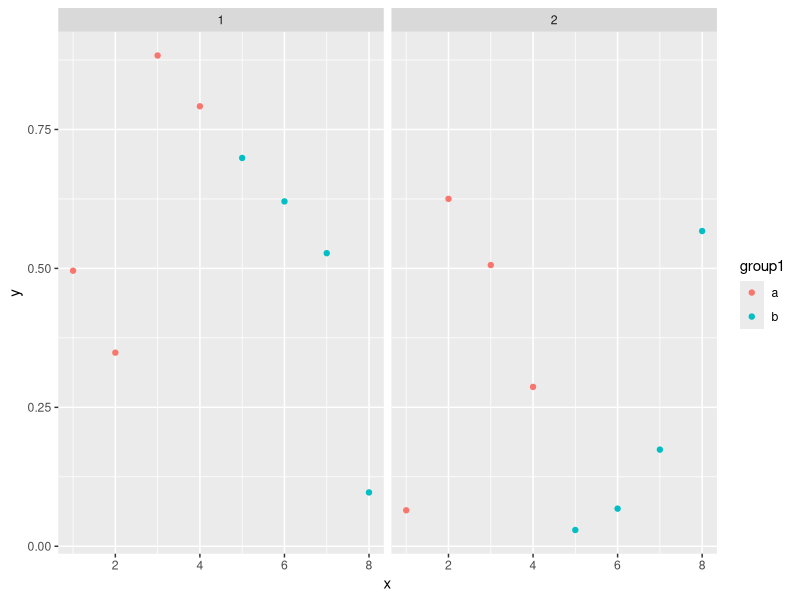
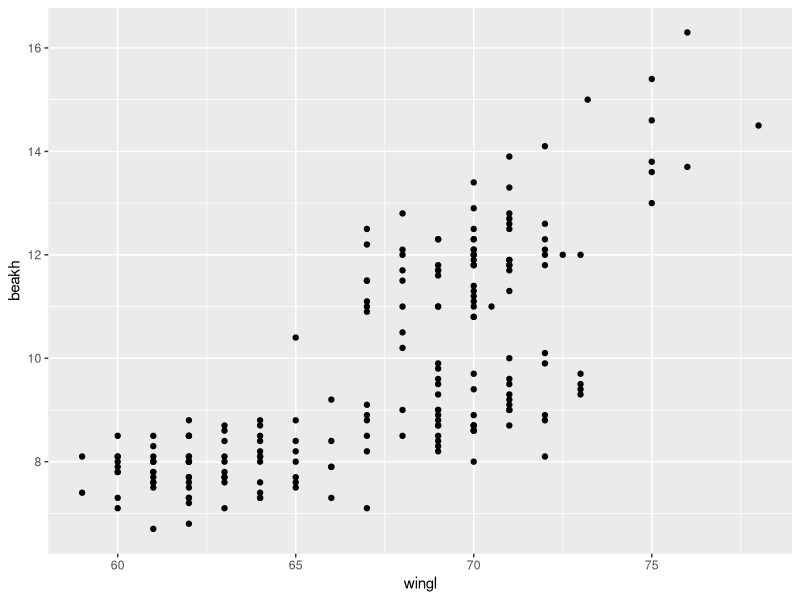
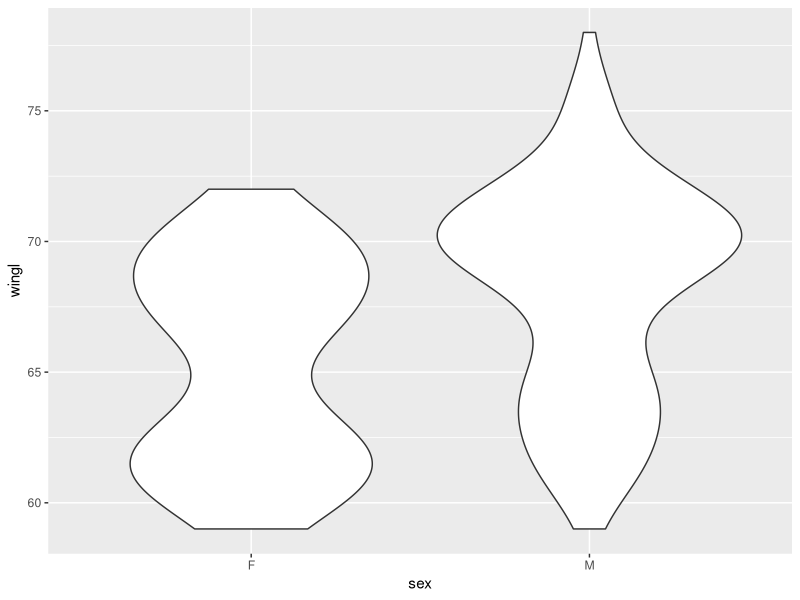
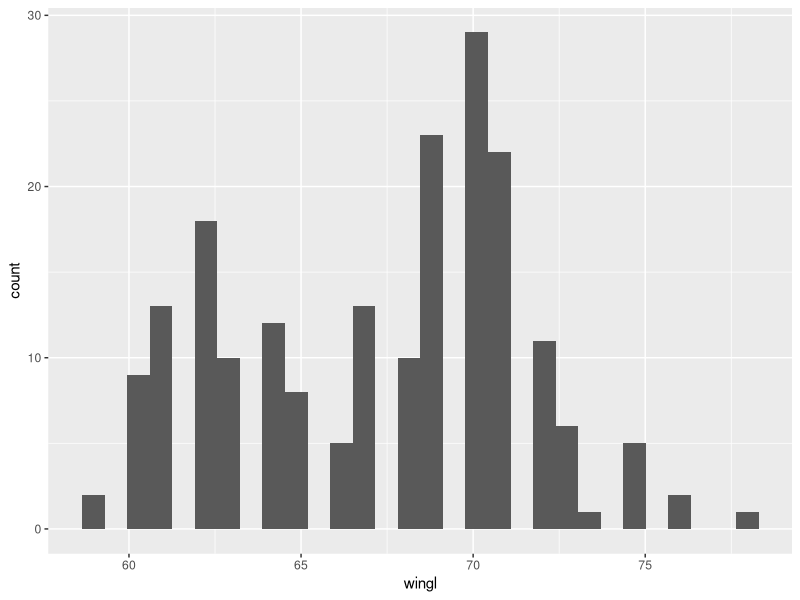
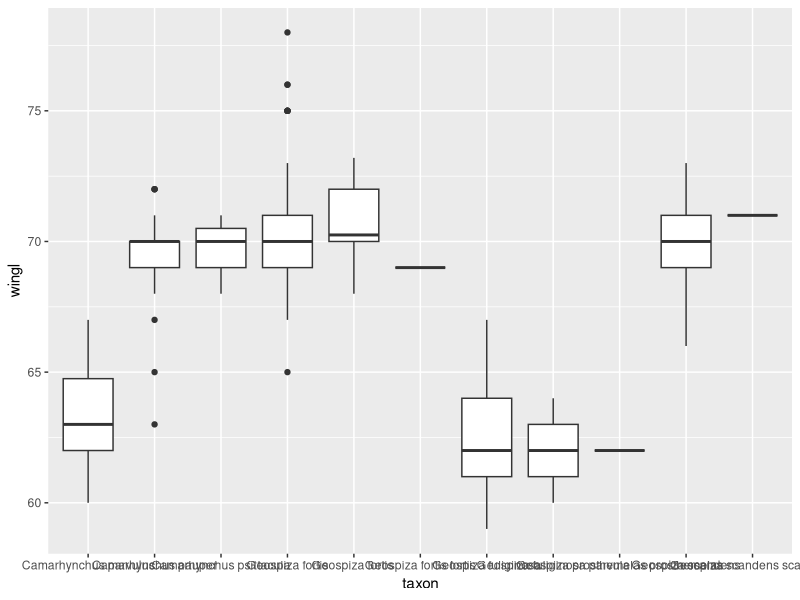
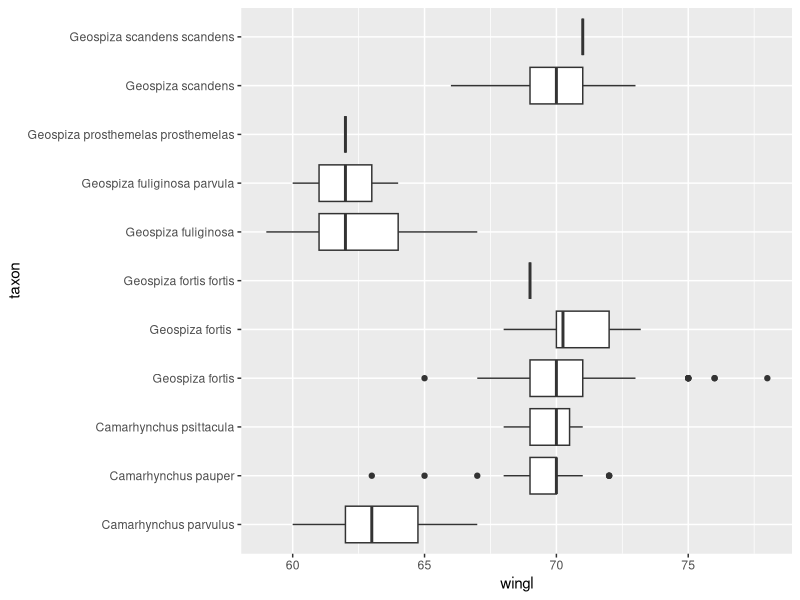
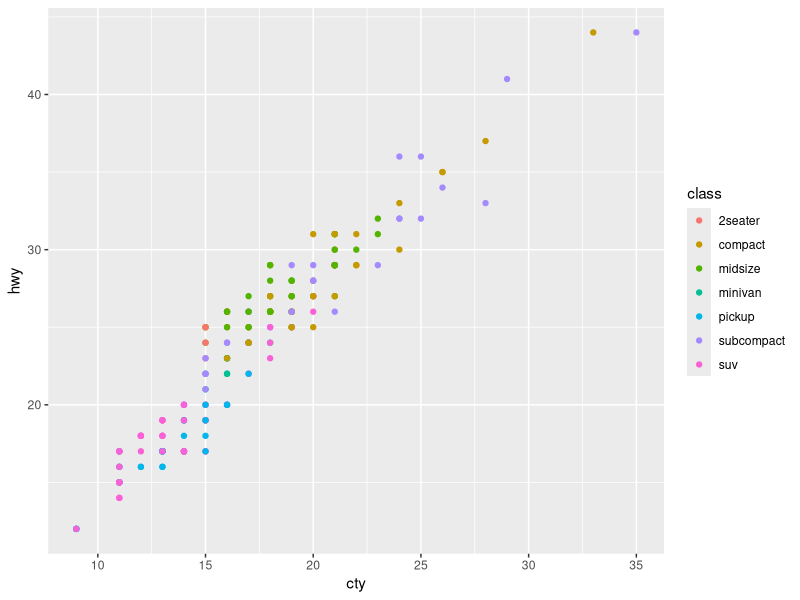
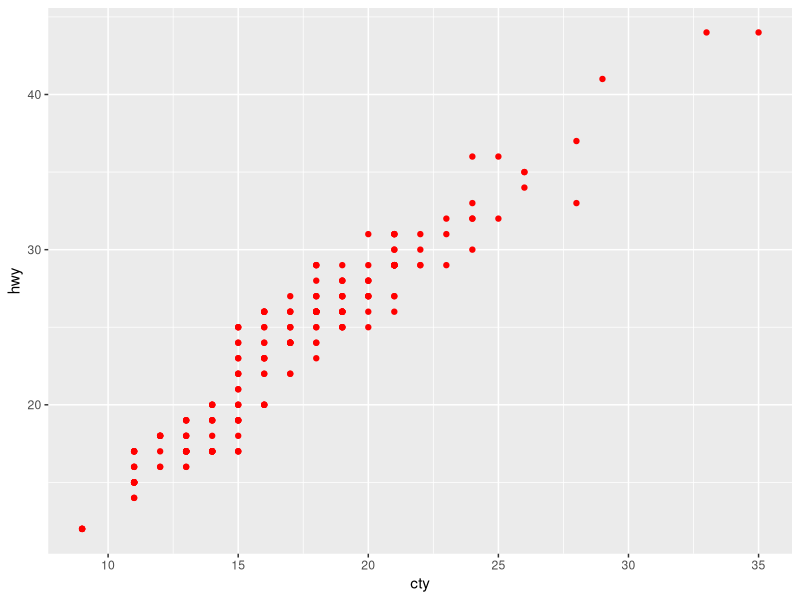

The R source for these figures, in order:
## ---- chunk 1
library(dplyr)
library(ggplot2)
# fake data:
d <- data.frame(x = c(1:8, 1:8), y = runif(16),
  group1 = rep(gl(2, 4, labels = c("a", "b")), 2),
  group2 = gl(2, 8))
head(d)
ggplot(data = d, aes(x = x, y = y, colour = group1)) + geom_point() +
  facet_grid(~group2)
## ---- chunk 2
morph <- read.csv("data/raw/Morph_for_Sato.csv", stringsAsFactors = FALSE)
names(morph) <- tolower(names(morph)) # make columns names lowercase
morph <- filter(morph, islandid == "Flor_Chrl") # take only one island
morph <- select(morph, taxonorig, sex, wingl, beakh, ubeakl) # only keep these columns
morph <- rename(morph, taxon = taxonorig)
morph <- data.frame(na.omit(morph)) # remove all rows with any NAs to make this simple
morph <- as_data_frame(morph)
set.seed(1)
morph <- morph[base::sample(seq_len(nrow(morph)), 200), ] # downsample
## ---- chunk 3
ggplot(morph, aes(wingl, beakh)) + geom_point()
## ---- chunk 4
ggplot(morph, aes(sex, wingl)) + 
  geom_violin() # exercise
## ---- chunk 5
ggplot(morph, aes(wingl)) + 
  geom_histogram() # exercise
## ---- chunk 6
ggplot(morph, aes(taxon, wingl)) + 
  geom_boxplot() # exercise
## ---- chunk 7
ggplot(morph, aes(taxon, wingl)) + geom_boxplot() + coord_flip() # exercise
## ---- chunk 8
ggplot(mpg, aes(cty, hwy)) + geom_point(aes(colour = class))
## ---- chunk 9
ggplot(mpg, aes(cty, hwy)) + geom_point(colour = "red")
## ---- chunk 10
ggplot(morph, aes(wingl, beakh)) +
  geom_point(aes(colour = sex))
## ---- chunk 11
ggplot(morph, aes(wingl, beakh)) +
  geom_point(aes(size = ubeakl)) # exercise
## ---- chunk 12
ggplot(morph, aes(wingl, beakh)) +
  geom_point(aes(colour = taxon)) # exercise
## ---- chunk 13
ggplot(morph, aes(wingl, beakh)) +
  geom_point(aes(colour = ubeakl)) # exercise
## ---- chunk 14
ggplot(morph, aes(wingl, beakh)) +
  geom_point(aes(shape = sex, size = ubeakl, colour = taxon), # exercise
    alpha = 0.4) # exercise
## ---- chunk 15
ggplot(morph, aes(wingl, beakh)) + geom_point() + 
  facet_wrap(~taxon) # exercise
## ---- chunk 16
ggplot(morph, aes(wingl, beakh)) + geom_point() +
  facet_wrap(~taxon, scales = "free") # exercise
## ---- chunk 17
ggplot(morph, aes(wingl, beakh)) + geom_point() + 
  facet_grid(sex~taxon) # exercise
## ---- chunk 18
morph_quant <- morph %>%
  group_by(taxon) %>%
  summarise(
    l = quantile(wingl, 0.25)[[1]],
    m = median(wingl),
    u = quantile(wingl, 0.75)[[1]]) %>%
  # re-order factor levels by median for plotting:
  mutate(taxon = reorder(taxon, m, function(x) x))
## ---- chunk 19
ggplot(morph_quant, aes(x = taxon, y = m, ymin = l, ymax = u)) +
  geom_pointrange() # exercise
## ---- chunk 20
ggplot(morph_quant, aes(x = taxon, y = m, ymin = l, ymax = u)) +
  ylab("Wing length") + xlab("") +
  geom_pointrange() + # exercise
  coord_flip() # exercise
